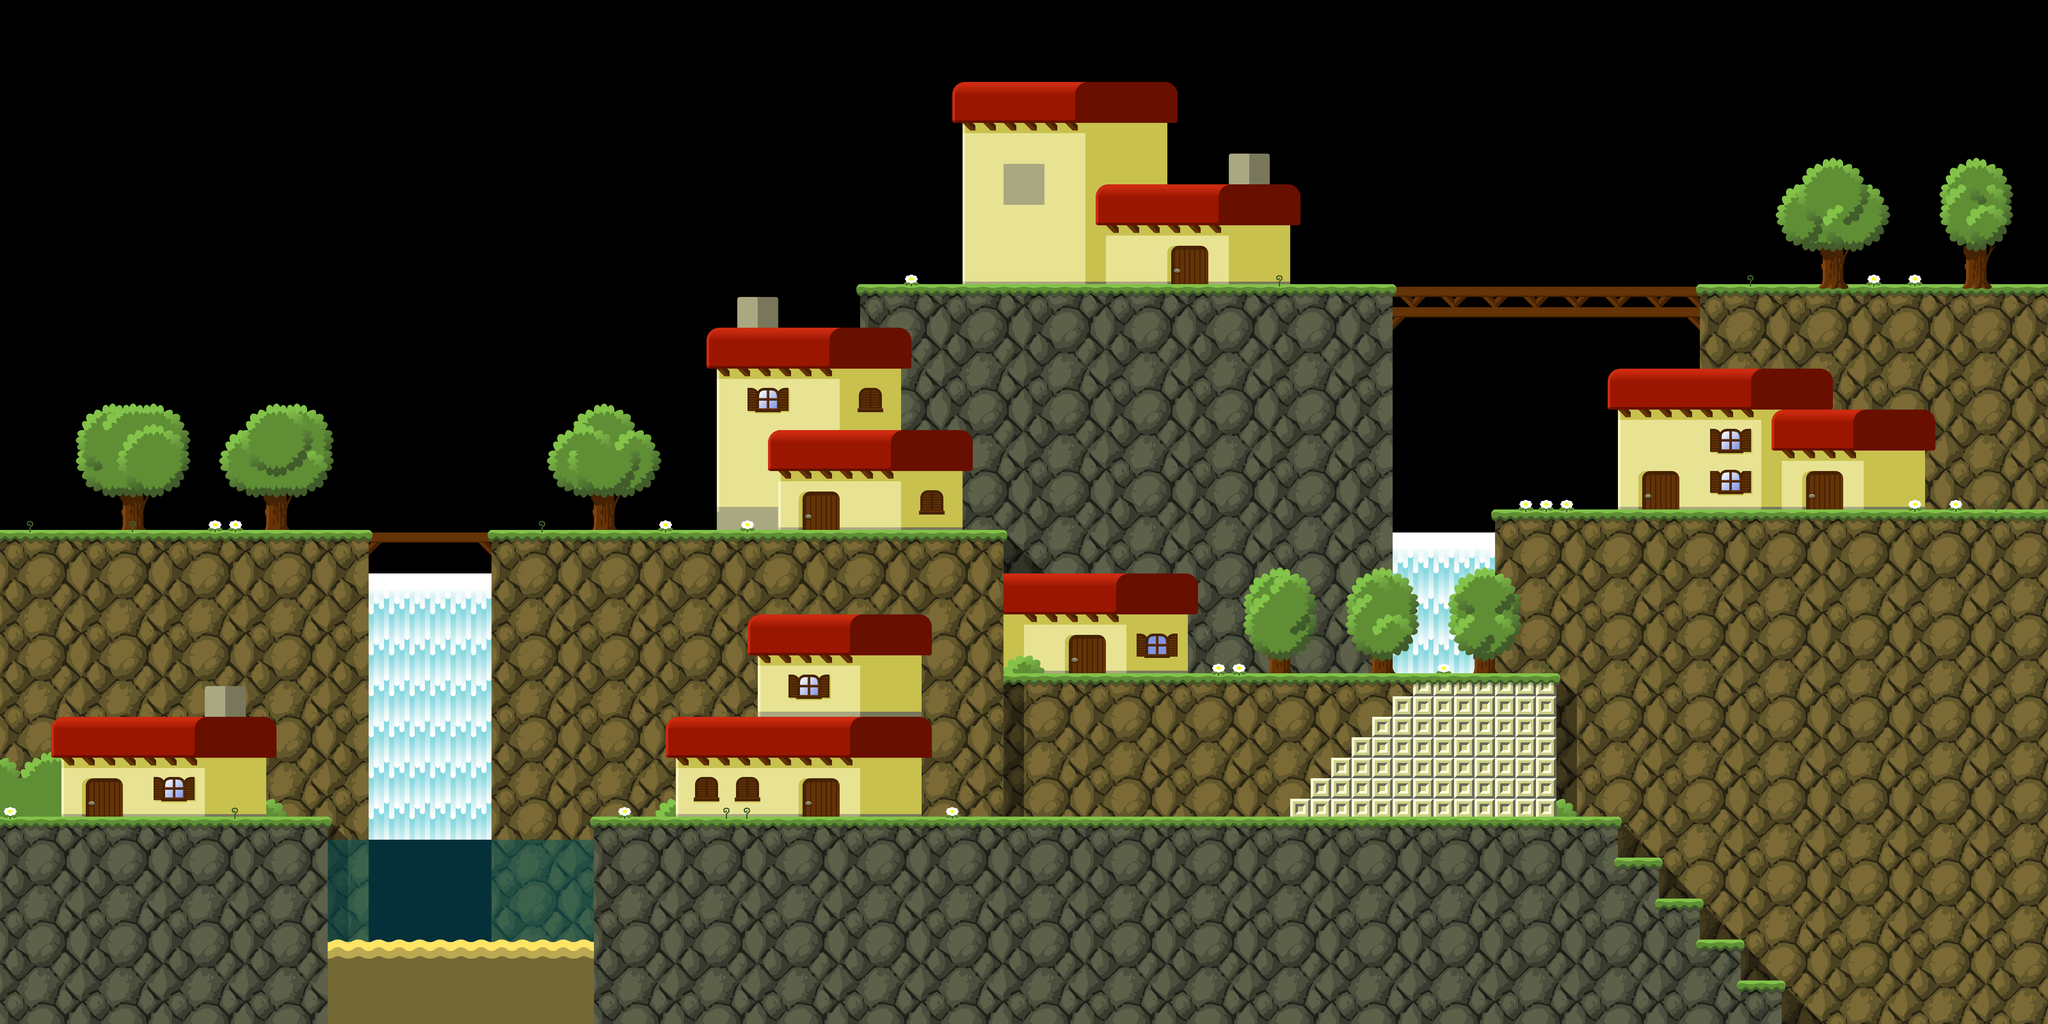

The image is a tile-based game level rendered from a .tmx file. Its description and source (layers, tilesets, objects; grid data summarised) follow:
An orthogonal 100x50 tile map with 64x64 px tiles, 28 tile layers (bridge, ground5, houses5, houses4, ...), 20 tilesets and 51 objects (16x Bridge, 8x Wall, 6x WaterFall, 6x WaterFallBubbles, 5x WaveLTR, ...).

<map version="1.0" orientation="orthogonal" width="100" height="50" tilewidth="64" tileheight="64">
 <tileset firstgid="1" name="hdground" tilewidth="64" tileheight="64">
  <image source="hdground.png" width="640" height="320" />
 </tileset>
 <tileset firstgid="51" name="hdbeach" tilewidth="64" tileheight="64">
  <image source="hdbeach.png" width="512" height="512" />
 </tileset>
 <tileset firstgid="115" name="hdhouse" tilewidth="64" tileheight="64">
  <image source="hdhouse.png" width="1024" height="512" />
 </tileset>
 <tileset firstgid="243" name="hdwater" tilewidth="64" tileheight="64">
  <image source="hdwater.png" width="64" height="64" />
 </tileset>
 <tileset firstgid="244" name="hdtree" tilewidth="64" tileheight="64">
  <image source="hdtree.png" width="512" height="512" />
 </tileset>
 <tileset firstgid="308" name="hdblock" tilewidth="64" tileheight="64">
  <image source="hdblock.png" width="64" height="64" />
 </tileset>
 <tileset firstgid="309" name="hd1way" tilewidth="64" tileheight="64">
  <image source="hd1way.png" width="256" height="128" />
 </tileset>
 <tileset firstgid="317" name="hdgrass" tilewidth="64" tileheight="64">
  <image source="hdgrass.png" width="512" height="512" />
 </tileset>
 <tileset firstgid="381" name="waterfall" tilewidth="64" tileheight="64">
  <image source="waterfall.png" width="64" height="256" />
 </tileset>
 <tileset firstgid="385" name="groundbrown" tilewidth="64" tileheight="64">
  <image source="groundbrown.png" width="640" height="320" />
 </tileset>
 <tileset firstgid="435" name="groundblue" tilewidth="64" tileheight="64">
  <image source="groundblue.png" width="640" height="320" />
 </tileset>
 <tileset firstgid="485" name="groundpink" tilewidth="64" tileheight="64">
  <image source="groundpink.png" width="640" height="320" />
 </tileset>
 <tileset firstgid="535" name="groundgreen" tilewidth="64" tileheight="64">
  <image source="groundgreen.png" width="640" height="320" />
 </tileset>
 <tileset firstgid="585" name="groundpurple" tilewidth="64" tileheight="64">
  <image source="groundpurple.png" width="640" height="320" />
 </tileset>
 <tileset firstgid="635" name="rocks" tilewidth="64" tileheight="64">
  <image source="rocks.png" width="256" height="256" />
 </tileset>
 <tileset firstgid="651" name="rocksbrown" tilewidth="64" tileheight="64">
  <image source="rocksbrown.png" width="256" height="256" />
 </tileset>
 <tileset firstgid="667" name="rocksblue" tilewidth="64" tileheight="64">
  <image source="rocksblue.png" width="256" height="256" />
 </tileset>
 <tileset firstgid="683" name="rockspink" tilewidth="64" tileheight="64">
  <image source="rockspink.png" width="256" height="256" />
 </tileset>
 <tileset firstgid="699" name="rocksgreen" tilewidth="64" tileheight="64">
  <image source="rocksgreen.png" width="256" height="256" />
 </tileset>
 <tileset firstgid="715" name="hdshadows" tilewidth="64" tileheight="64">
  <image source="hdshadows.png" width="512" height="512" />
 </tileset>
 <layer name="bridge" width="100" height="50">
  <data>[5000 cells, 48 non-empty, 8 distinct tile ids]</data>
 </layer>
 <layer name="ground5" width="100" height="50">
  <data>[5000 cells, 249 non-empty, 42 distinct tile ids]</data>
 </layer>
 <layer name="houses5" width="100" height="50">
  <data>[5000 cells, 197 non-empty, 46 distinct tile ids]</data>
 </layer>
 <layer name="houses4" width="100" height="50">
  <data>[5000 cells, 116 non-empty, 46 distinct tile ids]</data>
 </layer>
 <layer name="waterfall2" width="100" height="50">
  <data>[5000 cells, 54 non-empty, 5 distinct tile ids]</data>
 </layer>
 <layer name="ground4" width="100" height="50">
  <data>[5000 cells, 1184 non-empty, 45 distinct tile ids]</data>
 </layer>
 <layer name="shadows4" width="100" height="50" opacity="0.46">
  <data>[5000 cells, 22 non-empty, 2 distinct tile ids]</data>
 </layer>
 <layer name="grass4" width="100" height="50">
  <data>[5000 cells, 149 non-empty, 7 distinct tile ids]</data>
 </layer>
 <layer name="houses3" width="100" height="50">
  <data>[5000 cells, 89 non-empty, 36 distinct tile ids]</data>
 </layer>
 <layer name="houses2" width="100" height="50">
  <data>[5000 cells, 128 non-empty, 46 distinct tile ids]</data>
 </layer>
 <layer name="trunks1" width="100" height="50">
  <data>[5000 cells, 72 non-empty, 9 distinct tile ids]</data>
 </layer>
 <layer name="ground3" width="100" height="50">
  <data>[5000 cells, 374 non-empty, 37 distinct tile ids]</data>
 </layer>
 <layer name="shadows3" width="100" height="50" opacity="0.46">
  <data>[5000 cells, 11 non-empty, 4 distinct tile ids]</data>
 </layer>
 <layer name="grass3" width="100" height="50">
  <data>[5000 cells, 58 non-empty, 4 distinct tile ids]</data>
 </layer>
 <layer name="blocks" width="100" height="50">
  <data>[5000 cells, 100 non-empty, 16 distinct tile ids]</data>
 </layer>
 <layer name="waterfall1" width="100" height="50">
  <data>[5000 cells, 102 non-empty, 4 distinct tile ids]</data>
 </layer>
 <layer name="ground2" width="100" height="50">
  <data>[5000 cells, 876 non-empty, 57 distinct tile ids]</data>
 </layer>
 <layer name="shadows2" width="100" height="50" opacity="0.46">
  <data>[5000 cells, 6 non-empty, 2 distinct tile ids]</data>
 </layer>
 <layer name="grass2" width="100" height="50">
  <data>[5000 cells, 108 non-empty, 6 distinct tile ids]</data>
 </layer>
 <layer name="water1" width="100" height="50">
  <data>[5000 cells, 75 non-empty, 1 distinct tile ids]</data>
 </layer>
 <layer name="sand" width="100" height="50">
  <data>[5000 cells, 75 non-empty, 3 distinct tile ids]</data>
 </layer>
 <layer name="ground1" width="100" height="50">
  <data>[5000 cells, 727 non-empty, 25 distinct tile ids]</data>
 </layer>
 <layer name="houses1" width="100" height="50">
  <data>[5000 cells, 193 non-empty, 59 distinct tile ids]</data>
 </layer>
 <layer name="grass1" width="100" height="50">
  <data>[5000 cells, 170 non-empty, 6 distinct tile ids]</data>
 </layer>
 <layer name="windows1" width="100" height="50">
  <data>[5000 cells, 83 non-empty, 24 distinct tile ids]</data>
 </layer>
 <layer name="windows2" width="100" height="50">
  <data>[5000 cells, 10 non-empty, 10 distinct tile ids]</data>
 </layer>
 <layer name="leaves1" width="100" height="50">
  <data>[5000 cells, 292 non-empty, 27 distinct tile ids]</data>
 </layer>
 <layer name="leaves2" width="100" height="50">
  <data>[5000 cells, 111 non-empty, 25 distinct tile ids]</data>
 </layer>
 <objectgroup name="objects" width="100" height="50">
  <object type="Wall" x="0" y="2560">
   <polygon points="0,0 1024,0 1024,640 0,640" />
  </object>
  <object type="Wall" x="1024" y="2944">
   <polygon points="0,0 832,0 832,256 0,256" />
  </object>
  <object type="Wall" x="1856" y="2560">
   <polygon points="0,0 3200,0 3200,128 3328,128 3328,256 3456,256 3456,384 3584,384 3584,512 3712,512 3712,640 0,640" />
  </object>
  <object type="Bridge" x="0" y="1664">
   <polygon points="0,0 3136,0 3136,64 0,64" />
  </object>
  <object type="Bridge" x="3136" y="2112">
   <polygon points="0,0 1280,0 1216,64 0,64" />
  </object>
  </objectgroup>
</map>
<!-- 46 of 51 objects omitted -->
